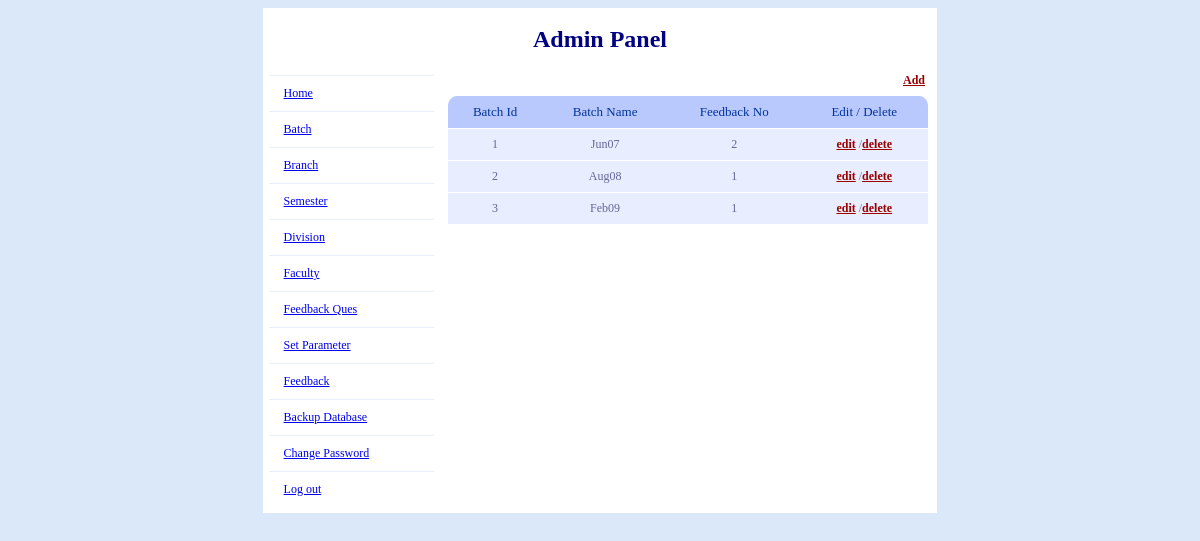
Screenshot of /Source/feedback/admin/batch.php (signed in) with the database file from the repository.
### tables this page shows
CREATE TABLE IF NOT EXISTS `batch_master` (
  `batch_id` int(20) NOT NULL AUTO_INCREMENT,
  `batch_name` varchar(255) NOT NULL,
  `feedback_no` int(2) NOT NULL,
  PRIMARY KEY (`batch_id`)
);

### Source/feedback/admin/batch.php (the view, shortened to what this page needs)
<!DOCTYPE html PUBLIC "-//W3C//DTD XHTML 1.0 Transitional//EN" "http://www.w3.org/TR/xhtml1/DTD/xhtml1-transitional.dtd">
<html xmlns="http://www.w3.org/1999/xhtml">
<head>
<link rel="stylesheet" type="text/css" href="includes/style.css" />
</head>
<body>
<table width="57%" align="center" border="0" cellpadding="0" cellspacing="1">
<?php include('admin_panel_heading.php'); ?>
<tr>
<td width="22%">
<? include('left_side.php');?></td>
<td  align="center" valign="top">
  <table width="480px">
    <tr><td><div align="right"><a href='add_batch.php' class="button" >Add</a></div></td></tr>
  </table>
  <table id="rounded-corner" border="0" align="center" cellpadding="0" cellspacing="0" >
<thead>
<tr>
	<th align="center" scope="col" class="rounded-company">Batch Id</th>
	<th align="center" scope="col" class="rounded-q1">Batch Name</th>
	<th align="center" scope="col" class="rounded-q2">Feedback No</th>
	<th align="center" scope="col" class="rounded-q4">Edit / Delete</th>
</tr>
</thead>
<tbody>
<?php
        $result = mysql_query("SELECT * FROM batch_master ORDER BY batch_id");
		$i=1;
		if(mysql_num_rows($result)>0)
		{
			while($myrow = mysql_fetch_array($result))
			{
			   echo '<tr>';
			   echo "<td align=center>".$i."</td>";$i++;
			   echo "<td align=center>".$myrow['batch_name']."</td>";
			   echo "<td align=center>".$myrow['feedback_no']."</td>";
			   echo "<td align=center>"."<a href=\"edit_batch.php?batch_id=$myrow[batch_id]\" class=\"button\">edit</a> /"."<a href=\"delete_batch.php?batch_id=$myrow[batch_id]\" class=\"button\">delete</a>"."</td>";
			   echo '</tr>';
			}
		}
		else
		{
			echo '<tr><td colspan=4 align=center>No record found!</td></tr>';
		}
?>
</tbody>
</table></td>
</tr>
</table>
</body>
</html>

### Source/feedback/admin/includes/style.css (style rules this page uses)
body, table, tr, td { font-family:verdana; font-size:12px; background-color:#DBE8F9; color:navy; }
.button { color: #900; font-weight: bold; }
table, tr, td { background-color: #FFF; }
#rounded-corner { font-family: "Lucida Sans Unicode", "Lucida Grande", Sans-Serif; font-size: 12px; margin: 5px; width: 480px; text-align: left; border-collapse: collapse; }
#rounded-corner thead th.rounded-company { background: #b9c9fe url('../images/left.png') left -1px no-repeat; }
#rounded-corner thead th.rounded-q4 { background: #b9c9fe url('../images/right.png') right -1px no-repeat; }
#rounded-corner th { padding: 8px; font-weight: normal; font-size: 13px; color: #039; background: #b9c9fe; }
#rounded-corner td { padding: 8px; background: #e8edff; border-top: 1px solid #fff; color: #669; }

### rows the page displays
batch_master: batch_name "Jun07", feedback_no "2"
batch_master: batch_name "Aug08", feedback_no "1"
batch_master: batch_name "Feb09", feedback_no "1"
